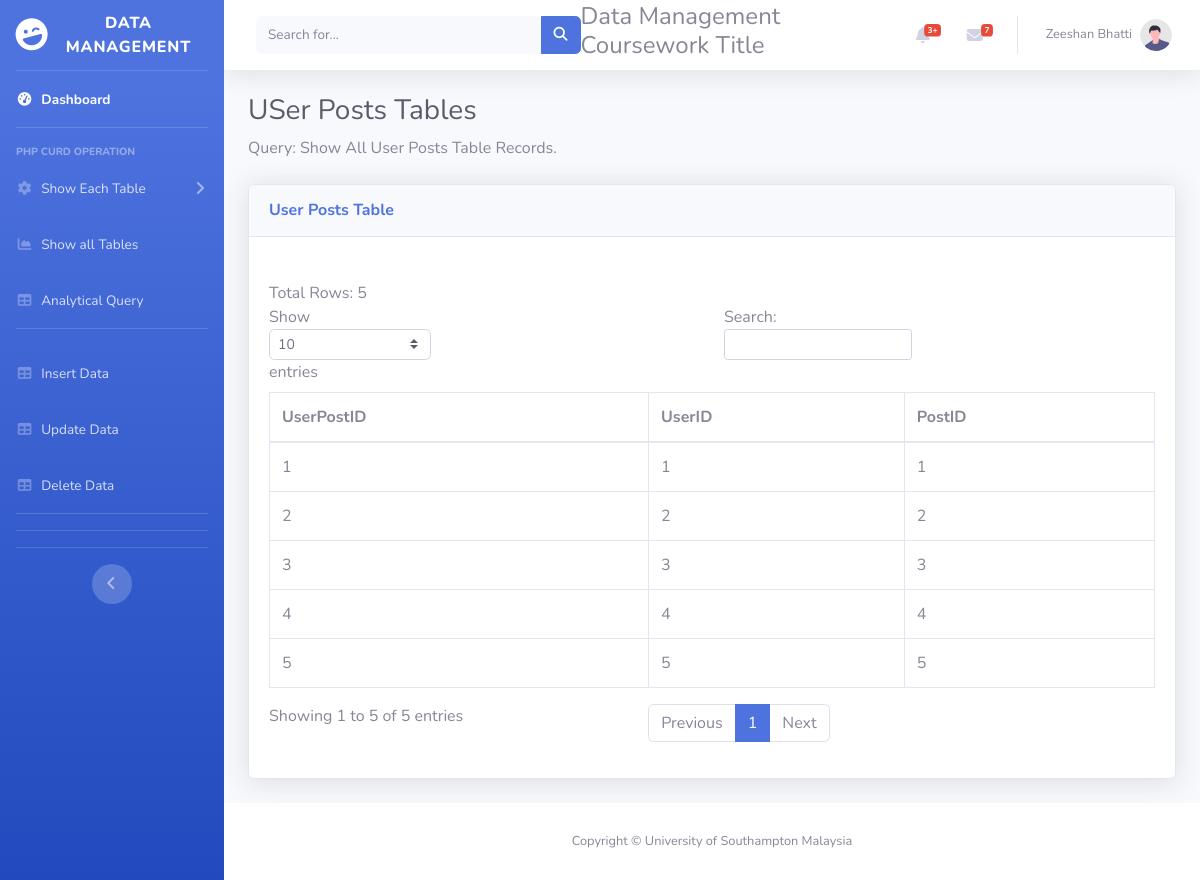
/php_curd/UserPostTable.php, run on the app's committed database.
### tables this page shows
CREATE TABLE `User_Post` (
  `UserPostID` int(50) NOT NULL,
  `UserID` int(50) NOT NULL,
  `PostID` int(50) NOT NULL
);

### php_curd/UserPostTable.php (the view, shortened to what this page needs)
<?php
    include 'db_connect.php';
    include 'sideBarMenu.php';
?>
                <div class="container-fluid">
                    <h1 class="h3 mb-2 text-gray-800">USer Posts Tables</h1>
                    <p class="mb-4">Query: Show All User Posts Table Records.
                        </p>
                    <div class="card shadow mb-4">
                        <div class="card-header py-3">
                            <h6 class="m-0 font-weight-bold text-primary">User Posts Table</h6>
                        </div>
                       <div class="card-body">
                            <div class="table-responsive">
                                <table class="table table-bordered" id="dataTable" width="100%" cellspacing="0">
                                <thead>
                                        <tr>
                                            <th>UserPostID</th>
                                            <th>UserID</th>
                                            <th>PostID</th>
                                        </tr>
                                    </thead>
                                    <tbody>
                                <?php
                                    $sql = "SELECT * FROM User_Post";
                                    $result = mysqli_query($conn, $sql);
                                    echo "<br> Total Rows: " . mysqli_num_rows($result);
                                    if (mysqli_num_rows($result) > 0) {
                                    while($row = mysqli_fetch_assoc($result)) {
                                        echo "<tr>";
                                                    echo "<td>".$row["UserPostID"]  ."</td>";
                                                    echo "<td>".$row["UserID"]  ."</td>";
                                                    echo    "<td>".$row['PostID']. "</td>";
                                                    echo "</tr>";
                                    }
                                    } else {
                                    echo "0 results";
                                    }
                                 ?>
                                    </tbody>
                                </table>
                            </div>
                        </div>
                    </div>
                </div>
<?php
include 'footer.php';
?>

### data on the page
user_post: UserPostID "1", UserID "1", PostID "1"
user_post: UserPostID "2", UserID "2", PostID "2"
user_post: UserPostID "3", UserID "3", PostID "3"
user_post: UserPostID "4", UserID "4", PostID "4"
user_post: UserPostID "5", UserID "5", PostID "5"
